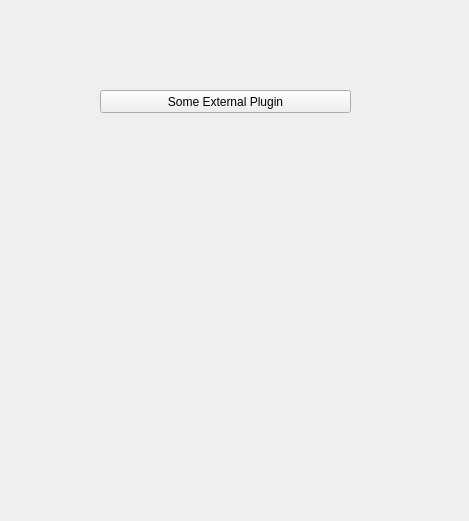
<?xml version="1.0" encoding="UTF-8"?>
<ui version="4.0">
 <class>DockWidget</class>
 <widget class="QDockWidget" name="DockWidget">
  <property name="geometry">
   <rect>
    <x>0</x>
    <y>0</y>
    <width>469</width>
    <height>521</height>
   </rect>
  </property>
  <property name="windowTitle">
   <string>DockWidget</string>
  </property>
  <widget class="QWidget" name="dockWidgetContents">
   <widget class="QPushButton" name="pushButton">
    <property name="geometry">
     <rect>
      <x>100</x>
      <y>90</y>
      <width>251</width>
      <height>23</height>
     </rect>
    </property>
    <property name="text">
     <string>Some External Plugin</string>
    </property>
   </widget>
  </widget>
 </widget>
 <resources/>
 <connections/>
</ui>
